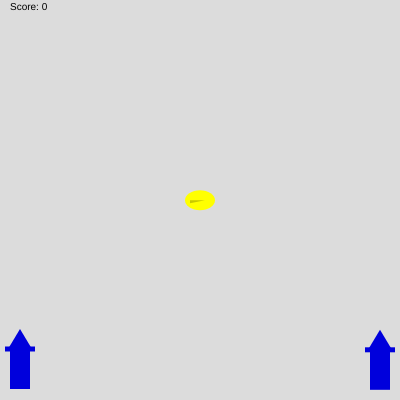
Frame 1 (no input)
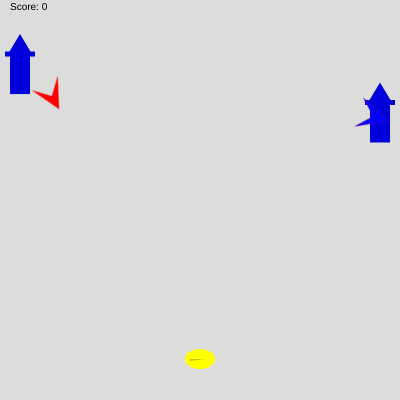
Frame 60 (no input)
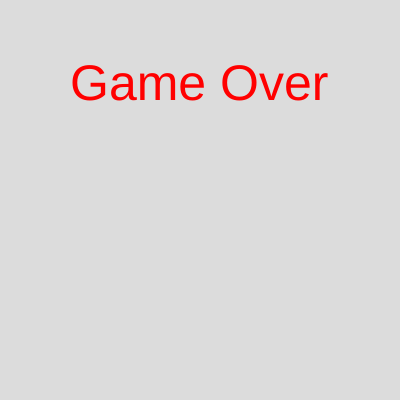
Frame 120 (the mouse pressed at the canvas centre since frame 60)

The p5.js sketch that drew these frames (run headless with seeded random() and noise() and a simulated clock; from frame 60 on, the mouse is pressed at the canvas centre):

// p5.js sketch
// ── sketch.js
var key_codes = [];
var bird;
var wizard1;
var wizard2;
var red_boomerang;
var blue_boomerang;
let score = 0;

// Class for the wizards boomerangs
class Boomerang {
    constructor(type, x, y) {
        this.type = type;
        this.active = true;
        this.y = y;
        this.x = x;
        this.speed = random(1, 3);

        // Set speed based on what side of the canvas they are on
        if (this.x > 200) {
            this.speed *= -1;
        }
        this.rot = 2;
    }

    // Do physicas and logic updates
    update() {
        if (this.active) {
            // apply velocity and rotation
            this.x += this.speed;
            this.rot += this.speed / 50.0;

            // Check if past the edge of the map
            if (
                (this.speed > 0 && this.x > 400) ||
                (this.speed < 0 && this.x < 0) ||
                this.y > 400
            ) {
                // If the boomerang is blue decrease score
                if (this.type === "blue") {
                    score--;
                }
                this.active = false;
            }
        }
    }

    // Draw boomerang using image based on type
    draw() {
        push();
        translate(this.x, this.y);
        rotate(this.rot);
        if (this.type === "red") {
            image(red_boomerang, 0, 0);
        }
        else {
            image(blue_boomerang, 0, 0);
        }
        pop();
    }
}

// Class for wizards
class Wizard {
    constructor(x, boomerang_type) {
        this.x = x;
        this.y = 400 - 20;
        this.speed = 0;
        this.boomerang_delay = round(random(0, 30));
        this.boomerangs = [];
        this.boomerang_type = boomerang_type;
    }

    // Add new boomerang to the list
    throw_boomerang(type) {
        this.boomerangs.push(new Boomerang(
            this.boomerang_type,
            this.x,
            this.y
        ));
    }

    // Do physics and logic updates
    update() {
        // Apply gravity
        this.speed -= 0.2;

        // Dont move past floor
        if (this.y > 380) {
            this.y = 380;
            this.speed = 0;
        }

        // Jump if on floor
        if (this.y === 380) {
            this.speed = random(9.5, 11.5);
        }

        // Thropw boomerang after 30-60 frames
        if (this.boomerang_delay > 60) {
            this.boomerang_delay = round(random(0, 30));
            this.throw_boomerang();
        }

        this.boomerang_delay++;

        // Move
        this.y -= this.speed;

        // Update boomerangs
        for (let i = 0; i < this.boomerangs.length; i++) {
            if (this.boomerangs[i].active) {
                this.boomerangs[i].update();
            }
        }
    }

    // Draw wizard
    draw() {
        fill(0, 0, 220);
        rectMode(CENTER);
        rect(this.x, this.y, 20, 40);
        triangle(
            this.x - 12,
            this.y - 20,
            this.x + 12,
            this.y - 20,
            this.x,
            this.y - 40
        );
        rect(this.x, this.y - 20, 30, 5);

        // Draw boomerangs
        for (let i = 0; i < this.boomerangs.length; i++) {
            if (this.boomerangs[i].active) {
                this.boomerangs[i].draw();
            }
        }
    }
}

// Class for bombs
class Bomb {
    constructor() {
        this.active = false;
    }

    // Reset the bomb to the y pos and with speed
    reset(y, speed) {
        this.y = y;

        // If speed > 0 set speed to 0 else use speed param
        if (speed > 0) {
            this.speed = 0;
        }
        else {
            this.speed = speed;
        }
        this.active = true;
    }

    // Check collision with blue boomerangs
    check_blue_boomerangs() {
        for (let i = 0; i < wizard2.boomerangs.length; i++) {
            let boomerang = wizard2.boomerangs[i];
            if (
                (
                    (
                        200 > boomerang.x &&
                        200 < boomerang.x + 30
                    ) ||
                    (
                        200 + 15 > boomerang.x &&
                        200 + 15 < boomerang.x + 30
                    )
                ) &&
                (
                    (
                        this.y > boomerang.y &&
                        this.y < boomerang.y + 30
                    ) ||
                    (
                        this.y + 15 > boomerang.y &&
                        this.y + 15 < boomerang.y + 30
                    )
                ) &&
                boomerang.active
            ) {
                // Decrease score, deativate this and boomerang and return
                this.active = false;
                score--;
                wizard2.boomerangs[i].active = false;
                return;
            }
        }
    }

    // Check collision with red boomerangs
    check_red_boomerangs() {
        for (let i = 0; i < wizard1.boomerangs.length; i++) {
            let boomerang = wizard1.boomerangs[i];
            if (
                (
                    (
                        200 > boomerang.x &&
                        200 < boomerang.x + 30
                    ) ||
                    (
                        200 + 15 > boomerang.x &&
                        200 + 15 < boomerang.x + 30
                    )
                ) &&
                (
                    (
                        this.y > boomerang.y &&
                        this.y < boomerang.y + 30
                    ) ||
                    (
                        this.y + 15 > boomerang.y &&
                        this.y + 15 < boomerang.y + 30
                    )
                ) &&
                boomerang.active
            ) {
                // Deactivate self and boomerang and increase score
                this.active = false;
                score++;
                wizard1.boomerangs[i].active = false;
                return;
            }
        }
    }

    // Logic and physics checks
    update() {
        if (this.active) {
            // apply gravity and cap max speed
            this.speed -= 0.2;
            if (this.speed < -5) {
                this.speed = -5;
            }

            // Move
            this.y -= this.speed;

            // Kill if off screen
            if (this.y > 400) {
                this.active = false;
            }

            // Check collisions
            this.check_red_boomerangs();
            this.check_blue_boomerangs();
        }
    }

    // Draw bomb
    draw() {
        if (this.active) {
            fill(0, 0, 0);
            ellipse(200, this.y, 15, 15);
        }
    }
}

// Class for the bird
class Bird {
    constructor() {
        this.y = 200;
        this.speed = 0;
        this.bomb = new Bomb();
        this.alive = true;
    }

    // Drop the bomb
    // The same bomb is used every time
    drop_bomb() {
        this.bomb.reset(this.y, this.speed);
    }

    // Chekc for blue bomerang collision
    check_blue_boomerangs() {
        for (let i = 0; i < wizard2.boomerangs.length; i++) {
            let boomerang = wizard2.boomerangs[i];
            if (
                (
                    (
                        200 > boomerang.x &&
                        200 < boomerang.x + 30
                    ) ||
                    (
                        200 + 30 > boomerang.x &&
                        200 + 30 < boomerang.x + 30
                    )
                ) &&
                (
                    (
                        this.y > boomerang.y &&
                        this.y < boomerang.y + 30
                    ) ||
                    (
                        this.y + 30 > boomerang.y &&
                        this.y + 30 < boomerang.y + 30
                    )
                ) &&
                boomerang.active
            ) {
                // Increase score and disable boomerang
                score++;
                wizard2.boomerangs[i].active = false;
            }
        }
    }

    // Check red boomerang collision
    check_red_boomerangs() {
        for (let i = 0; i < wizard1.boomerangs.length; i++) {
            let boomerang = wizard1.boomerangs[i];
            if (
                (
                    (
                        200 > boomerang.x &&
                        200 < boomerang.x + 30
                    ) ||
                    (
                        200 + 30 > boomerang.x &&
                        200 + 30 < boomerang.x + 30
                    )
                ) &&
                (
                    (
                        this.y > boomerang.y &&
                        this.y < boomerang.y + 30
                    ) ||
                    (
                        this.y + 30 > boomerang.y &&
                        this.y + 30 < boomerang.y + 30
                    )
                ) &&
                boomerang.active
            ) {
                // Kill player and boomerang
                this.alive = false;
                wizard1.boomerangs[i].active = false;
            }
        }
    }

    // Physics and logic update
    update() {
        // read input for jumping
        // If moving down allow jumps
        if (key_codes[UP_ARROW] && this.speed < 0) {
            this.speed = 5;
        }
        // Check input for bomb
        // Bonb can be dropped after it deactivates
        if (key_codes[DOWN_ARROW] && !this.bomb.active) {
            this.drop_bomb();
        }

        // Update bomb
        this.bomb.update();

        // Apply Physics
        this.speed -= 0.2;
        if (this.speed < -3) {
            this.speed = -3;
        }
        this.y -= this.speed;

        // Check collisions with boomerangs and map borders
        this.check_red_boomerangs();
        this.check_blue_boomerangs();
        if (this.y < 0 || this.y > 400) {
            this.alive = false;
        }
    }

    //Draw character
    draw() {
        imageMode(CENTER);

        if (this.speed <= 0) {
            //image(bird_img1, 200, this.y);
        }
        else {
            //image(bird_img2, 200, this.y);
        }

        fill(255, 255, 0);
        noStroke();
        ellipse(200, this.y, 30, 20);
        fill(200, 200, 0);
        triangle(190, this.y - sin(this.speed) * 15, 190, this.y, 205, this.y);

        // Draw bomb
        this.bomb.draw();
    }
}

// Track pressed and released keys
function keyPressed() {
    key_codes[keyCode] = 1;
}
function keyReleased() {
    key_codes[keyCode] = 0;
}

// Initialize the game
function setup() {
    createCanvas(400, 400);

    fill(0, 0, 0, 0);
    rect(-400, -400, 400, 400);
    noStroke();

    // Red boomerang
    fill(255, 0, 0);
    triangle(30, 30, 45, 0, 45, 15);
    triangle(60, 30, 45, 0, 45, 15);
    red_boomerang = get(30, 0, 30, 30);

    // blue boomerang
    fill(0, 0, 255);
    triangle(30, 30, 45, 0, 45, 15);
    triangle(60, 30, 45, 0, 45, 15);
    blue_boomerang = get(30, 0, 30, 30);

    wizard1 = new Wizard(20, "red");
    wizard2 = new Wizard(380, "blue");

    bird = new Bird();
}

function draw() {
    background(220);
    if (bird.alive && score > -4 && score < 10) {
        bird.update();
        wizard1.update();
        wizard2.update();

        wizard1.draw();
        wizard2.draw();
        bird.draw();

        // Display score
        fill(0, 0, 0);
        textSize(10);
        text("Score: " + score, 10, 10);
    }
    // Win condition
    else if (score >= 10) {
        textSize(50);
        fill(0, 255, 0);
        text("You Win!", 100, 100);
    }
    // Loss
    else {
        fill(255, 0, 0);
        textSize(50);
        text("Game Over", 70, 100);
    }
}
